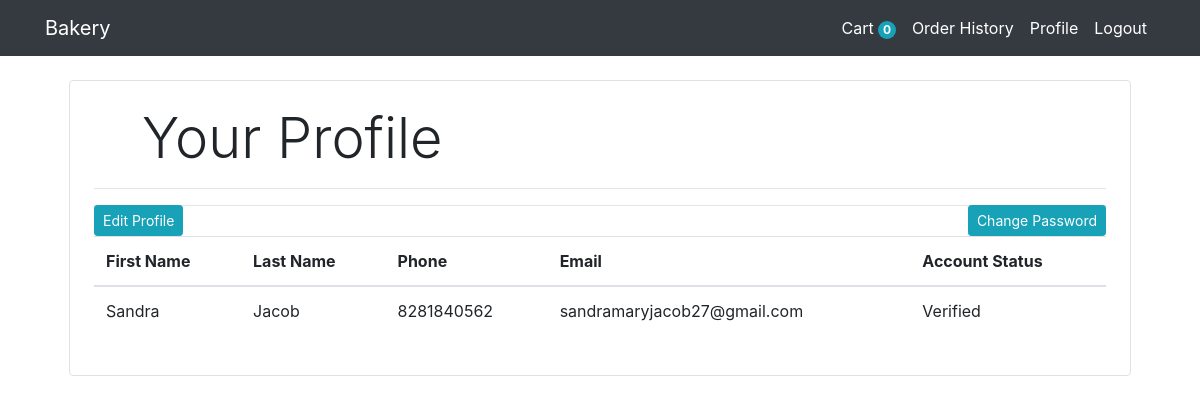
/profile/ (signed in), run on the app's committed database.
### Bakery/models.py (models this page shows, shortened)
class Customer(models.Model):
    first_name = models.CharField(max_length=50,null=True)
    last_name = models.CharField(max_length=50,null=True)
    phone = models.CharField(max_length=10,null=True)
    email = models.EmailField()
    password = models.CharField(max_length=500)
    token = models.CharField(max_length=6, null=True)
    verified = models.BooleanField(default=False)
    @staticmethod
    def get_by_email(email):
        try:
            return Customer.objects.get(email=email)
        except:
            return False

### Bakery/Views/views.py (the view)
# urls.py: path('profile/', views.profile.as_view(), name='Bakery-profile'),
class profile(View):
	def get(self,request):
		customeremail=request.session.get('customer_email')
		customer=Customer.get_by_email(customeremail)
		return render(request, 'Bakery/profile.html', {'customer':customer})

### templates/Bakery/profile.html (shortened to what this page needs)
{%extends 'Partials/base.html'%}
{% block content %}
<div class="container">
   <div class="border rounded p-4 m-4">
        <p class="display-4 pl-4 ml-4">Your Profile</p>
        <hr>
        <table class="table">
            <thead>
                <thead>
                    <a class="btn btn-info btn-sm float-left " href="{% url 'Bakery-editprofile' %}">Edit Profile</a>
                    <a class="btn btn-info btn-sm float-right " href="{% url 'Bakery-changepassword' %}">Change Password</a>
                    <hr>
                 </thead>
                <tr>
                    <th>First Name</th>
                    <th>Last Name</th>
                    <th>Phone</th>
                    <th>Email</th>
                    <th>Account Status</th>
                </tr>
            </thead>
            <tbody>
                <tr>
                    {% if customer.verified %}
                    <td>{{customer.first_name}}</td>
                    <td>{{customer.last_name}}</td>
                    <td>{{customer.phone}}</td>
                    <td>{{customer.email}}</td>
                    <td color:green;>Verified</td>
                    {%else%}
                    <td>{{customer.first_name}}</td>
                    <td>{{customer.last_name}}</td>
                    <td>{{customer.phone}}</td>
                    <td>{{customer.email}}</td>
                    <td>Not Verified <a class="btn btn-info btn-sm float-right" href="/verify_user">Verify your account</a></td>
                    {%endif%}
                </tr>
            </tbody>
        </table>
   </div>
</div>
{% endblock %}

### data on the page
Customer: first_name "Sandra", last_name "Jacob", phone "8281840562", email "sandramaryjacob27@gmail.com"

### other printed values
{{ request.session.cart.keys|length }} "0"
